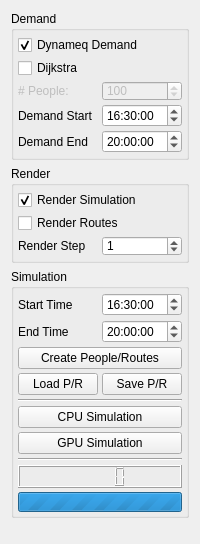
       <widget class="QWidget" name="tab_6">
        <attribute name="title">
         <string>New</string>
        </attribute>
        <layout class="QGridLayout" name="gridLayout_13">
         <item row="3" column="0">
          <spacer name="verticalSpacer_7">
           <property name="orientation">
            <enum>Qt::Vertical</enum>
           </property>
           <property name="sizeHint" stdset="0">
            <size>
             <width>20</width>
             <height>15</height>
            </size>
           </property>
          </spacer>
         </item>
         <item row="2" column="0">
          <widget class="QGroupBox" name="groupBox_13">
           <property name="title">
            <string>Simulation</string>
           </property>
           <layout class="QGridLayout" name="gridLayout_18">
            <property name="leftMargin">
             <number>4</number>
            </property>
            <property name="topMargin">
             <number>4</number>
            </property>
            <property name="rightMargin">
             <number>4</number>
            </property>
            <property name="bottomMargin">
             <number>3</number>
            </property>
            <property name="spacing">
             <number>4</number>
            </property>
            <item row="11" column="0" colspan="2">
             <widget class="QProgressBar" name="progressBar">
              <property name="minimumSize">
               <size>
                <width>0</width>
                <height>20</height>
               </size>
              </property>
              <property name="maximumSize">
               <size>
                <width>16777215</width>
                <height>20</height>
               </size>
              </property>
              <property name="maximum">
               <number>0</number>
              </property>
              <property name="value">
               <number>0</number>
              </property>
              <property name="textVisible">
               <bool>false</bool>
              </property>
             </widget>
            </item>
            <item row="2" column="0">
             <widget class="QLabel" name="label_18">
              <property name="text">
               <string>End Time</string>
              </property>
             </widget>
            </item>
            <item row="0" column="0">
             <widget class="QLabel" name="label_19">
              <property name="maximumSize">
               <size>
                <width>16777215</width>
                <height>25</height>
               </size>
              </property>
              <property name="text">
               <string>Start Time</string>
              </property>
             </widget>
            </item>
            <item row="7" column="0" colspan="2">
             <widget class="QPushButton" name="bCPUSimulateButton">
              <property name="minimumSize">
               <size>
                <width>0</width>
                <height>0</height>
               </size>
              </property>
              <property name="maximumSize">
               <size>
                <width>16777215</width>
                <height>23</height>
               </size>
              </property>
              <property name="text">
               <string>CPU Simulation</string>
              </property>
             </widget>
            </item>
            <item row="0" column="1">
             <widget class="QTimeEdit" name="stratTimeEdit">
              <property name="time">
               <time>
                <hour>16</hour>
                <minute>30</minute>
                <second>0</second>
               </time>
              </property>
             </widget>
            </item>
            <item row="2" column="1">
             <widget class="QTimeEdit" name="endTimeEdit">
              <property name="time">
               <time>
                <hour>20</hour>
                <minute>0</minute>
                <second>0</second>
               </time>
              </property>
             </widget>
            </item>
            <item row="4" column="0" colspan="2">
             <widget class="QPushButton" name="bCreatePeopleButton">
              <property name="minimumSize">
               <size>
                <width>0</width>
                <height>11</height>
               </size>
              </property>
              <property name="maximumSize">
               <size>
                <width>16777215</width>
                <height>25</height>
               </size>
              </property>
              <property name="text">
               <string>Create People/Routes</string>
              </property>
             </widget>
            </item>
            <item row="5" column="0">
             <widget class="QPushButton" name="bLoadPeopleButton">
              <property name="minimumSize">
               <size>
                <width>0</width>
                <height>11</height>
               </size>
              </property>
              <property name="maximumSize">
               <size>
                <width>16777215</width>
                <height>25</height>
               </size>
              </property>
              <property name="text">
               <string>Load P/R</string>
              </property>
             </widget>
            </item>
            <item row="5" column="1">
             <widget class="QPushButton" name="bSavePeopleButton">
              <property name="minimumSize">
               <size>
                <width>0</width>
                <height>11</height>
               </size>
              </property>
              <property name="maximumSize">
               <size>
                <width>16777215</width>
                <height>25</height>
               </size>
              </property>
              <property name="text">
               <string>Save P/R</string>
              </property>
             </widget>
            </item>
            <item row="9" column="0" colspan="2">
             <widget class="Line" name="line_3">
              <property name="orientation">
               <enum>Qt::Horizontal</enum>
              </property>
             </widget>
            </item>
            <item row="10" column="0" colspan="2">
             <widget class="QLCDNumber" name="bTimeLCD"/>
            </item>
            <item row="6" column="0" colspan="2">
             <widget class="Line" name="line_4">
              <property name="orientation">
               <enum>Qt::Horizontal</enum>
              </property>
             </widget>
            </item>
            <item row="8" column="0" colspan="2">
             <widget class="QPushButton" name="bGPUSimulateButton">
              <property name="maximumSize">
               <size>
                <width>16777215</width>
                <height>23</height>
               </size>
              </property>
              <property name="text">
               <string>GPU Simulation</string>
              </property>
             </widget>
            </item>
           </layout>
          </widget>
         </item>
         <item row="0" column="0">
          <widget class="QGroupBox" name="groupBox_14">
           <property name="title">
            <string>Demand</string>
           </property>
           <layout class="QGridLayout" name="gridLayout_19">
            <property name="margin">
             <number>4</number>
            </property>
            <property name="spacing">
             <number>3</number>
            </property>
            <item row="3" column="0">
             <widget class="QLabel" name="label_21">
              <property name="maximumSize">
               <size>
                <width>16777215</width>
                <height>25</height>
               </size>
              </property>
              <property name="text">
               <string>Demand Start</string>
              </property>
             </widget>
            </item>
            <item row="2" column="0">
             <widget class="QLabel" name="label_15">
              <property name="enabled">
               <bool>false</bool>
              </property>
              <property name="maximumSize">
               <size>
                <width>16777215</width>
                <height>25</height>
               </size>
              </property>
              <property name="text">
               <string># People:</string>
              </property>
             </widget>
            </item>
            <item row="2" column="1">
             <widget class="QSpinBox" name="bNumPeopleSpinBox">
              <property name="enabled">
               <bool>false</bool>
              </property>
              <property name="maximumSize">
               <size>
                <width>16777215</width>
                <height>20</height>
               </size>
              </property>
              <property name="minimum">
               <number>1</number>
              </property>
              <property name="maximum">
               <number>450000</number>
              </property>
              <property name="value">
               <number>100</number>
              </property>
             </widget>
            </item>
            <item row="3" column="1">
             <widget class="QTimeEdit" name="demandStratTimeEdit">
              <property name="time">
               <time>
                <hour>16</hour>
                <minute>30</minute>
                <second>0</second>
               </time>
              </property>
             </widget>
            </item>
            <item row="4" column="0">
             <widget class="QLabel" name="label_20">
              <property name="text">
               <string>Demand End</string>
              </property>
             </widget>
            </item>
            <item row="4" column="1">
             <widget class="QTimeEdit" name="demandEndTimeEdit">
              <property name="time">
               <time>
                <hour>20</hour>
                <minute>0</minute>
                <second>0</second>
               </time>
              </property>
             </widget>
            </item>
            <item row="0" column="0" colspan="2">
             <widget class="QCheckBox" name="bDynameqDemandCheckBox">
              <property name="text">
               <string>Dynameq Demand</string>
              </property>
              <property name="checked">
               <bool>true</bool>
              </property>
             </widget>
            </item>
            <item row="1" column="0" colspan="2">
             <widget class="QCheckBox" name="bRoutingDijkstraCheckBox">
              <property name="text">
               <string>Dijkstra</string>
              </property>
              <property name="checked">
               <bool>false</bool>
              </property>
             </widget>
            </item>
           </layout>
          </widget>
         </item>
         <item row="1" column="0">
          <widget class="QGroupBox" name="groupBox_11">
           <property name="title">
            <string>Render</string>
           </property>
           <layout class="QGridLayout" name="gridLayout_16">
            <property name="margin">
             <number>4</number>
            </property>
            <property name="spacing">
             <number>3</number>
            </property>
            <item row="4" column="0">
             <widget class="QLabel" name="label_7">
              <property name="text">
               <string>Render Step</string>
              </property>
             </widget>
            </item>
            <item row="4" column="1">
             <widget class="QSpinBox" name="bRenderStepSpinBox">
              <property name="maximumSize">
               <size>
                <width>16777215</width>
                <height>20</height>
               </size>
              </property>
              <property name="minimum">
               <number>0</number>
              </property>
              <property name="value">
               <number>1</number>
              </property>
             </widget>
            </item>
            <item row="2" column="0" colspan="2">
             <widget class="QCheckBox" name="bRenderSimulationCheckBox">
              <property name="text">
               <string>Render Simulation</string>
              </property>
              <property name="checked">
               <bool>true</bool>
              </property>
             </widget>
            </item>
            <item row="3" column="0" colspan="2">
             <widget class="QCheckBox" name="bRenderRoutesCheckBox">
              <property name="text">
               <string>Render Routes</string>
              </property>
             </widget>
            </item>
           </layout>
          </widget>
         </item>
        </layout>
       </widget>
